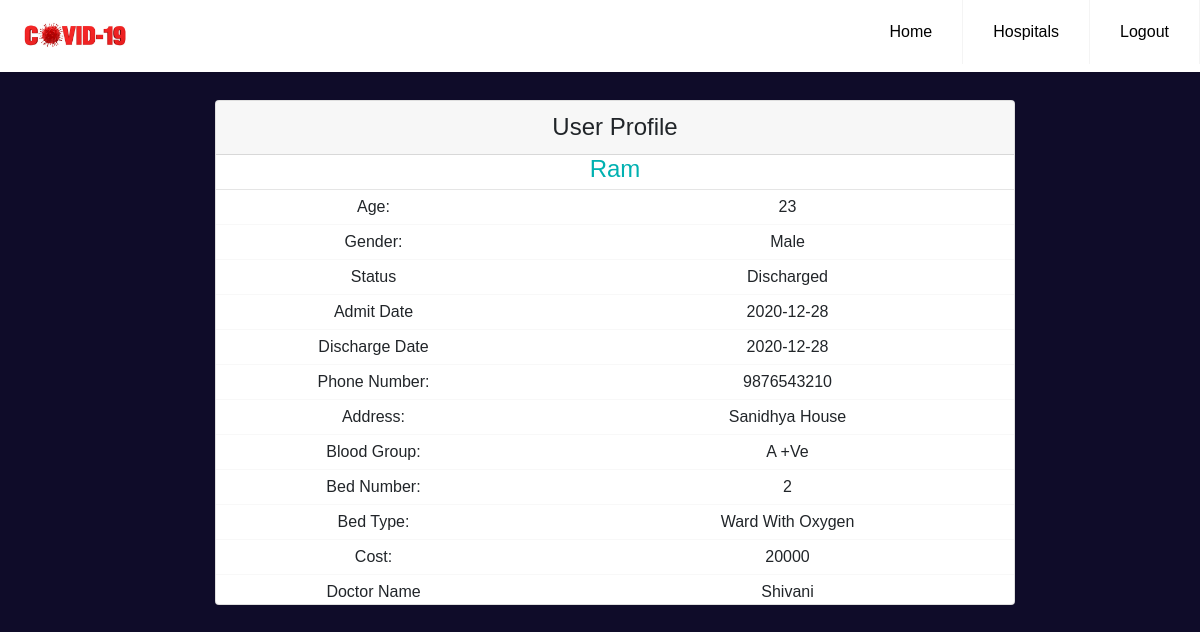
The app's page /patient/1, older data.
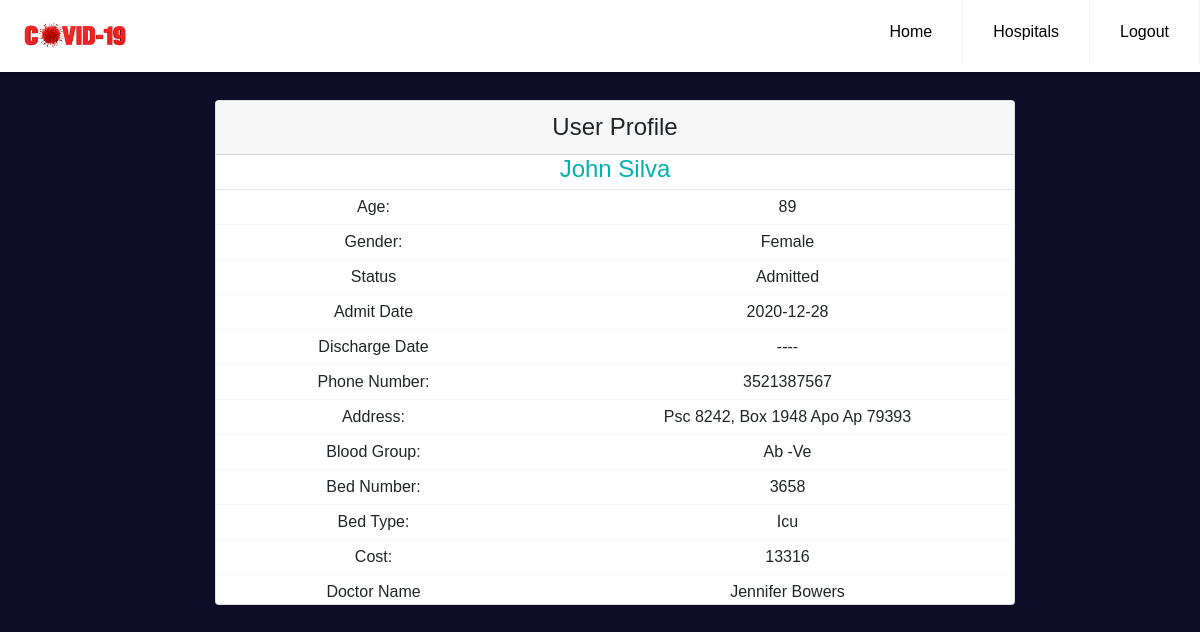
The same page, newer data.
### models.py (models this page shows, shortened)
class Patient(db.Model):
    __tablename__ = "patient"
    id = db.Column(db.Integer, primary_key=True)
    name = db.Column(db.String(100), nullable=False)
    age = db.Column(db.Integer, nullable=False)
    gender = db.Column(db.String(10), nullable=False)
    status = db.Column(db.String(10), nullable=False)
    admit_date = db.Column(db.DateTime, nullable=False, default=datetime.utcnow)
    discharge_date = db.Column(db.DateTime, nullable=True)
    phone = db.Column(db.Integer, nullable=False)
    address = db.Column(db.Text, nullable=False)
    blood_group = db.Column(db.String(20), nullable=False)
    bed_id = db.Column(db.Integer, db.ForeignKey('bed.id', ondelete='CASCADE'), nullable=False)
    doctor_id = db.Column(db.Integer, db.ForeignKey('doctor.id'), nullable=False)

class Bed(db.Model):
    __tablename__ = "bed"
    id = db.Column(db.Integer, primary_key=True)
    bed_number = db.Column(db.Integer, nullable=False)
    bed_type = db.Column(db.String(100), nullable=False)
    cost = db.Column(db.Integer, nullable=False)
    hospital_id = db.Column(db.Integer, db.ForeignKey('hospital.id', ondelete='CASCADE'), nullable=False)
    patients = db.relationship('Patient', backref='bed', lazy=True)

class Doctor(db.Model):
    __tablename__ = "doctor"
    id = db.Column(db.Integer, primary_key=True)
    name = db.Column(db.String(10), nullable=False)
    age = db.Column(db.String(10), nullable=False)
    gender = db.Column(db.String(10), nullable=False)
    hospital_id = db.Column(db.Integer, db.ForeignKey('hospital.id'))
    patients = db.relationship('Patient', backref='doctor', lazy=True)

### app.py (the view)
@login_required
@app.route('/patient/<int:patient_id>')
def patient_profile(patient_id):
    patient = Patient.query.get_or_404(patient_id)
    return render_template('patient_profile.html' , patient=patient)

### templates/patient_profile.html (shortened to what this page needs)
{% extends 'base.html' %}
{% block navbar %}
<li><a href="{{ url_for('hospital') }}">Hospitals</a></li>
<li><a href="{{ url_for('logout') }}">Logout</a></li>
{% endblock navbar %}
{% block content %}
<div class="profile__header">
    <div class="container profile__container">
        <div class="card">
            <div class="card-header">  <h4 >User Profile</h4></div>
                <div class="title">
                    <h4 style="color:#00b1b1;">{{ patient.name.title() }} </h4>
                </div>
                <hr style="margin:5px 0 5px 0;">
                  <div class="row">
                        <div class="col-sm-5 col-xs-6 tital">Age:</div>
                        <div class="col-sm-7 col-xs-6">{{ patient.age }}</div>
                  </div>
                  <div class="bot-border"></div>
                  <div class="row">
                    <div class="col-sm-5 col-xs-6 tital">Gender:</div>
                    <div class="col-sm-7">{{ patient.gender.title() }}</div>
                </div>
                <div class="bot-border"></div>
                <div class="row">
                    <div class="col-sm-5 col-xs-6 tital">Status</div>
                    <div class="col-sm-7">{{ patient.status.title() }}</div>
                </div>
                <div class="bot-border"></div>
                <div class="row">
                    <div class="col-sm-5 col-xs-6 tital">Admit Date</div>
                    <div class="col-sm-7">{{ patient.admit_date.strftime('%Y-%m-%d') }}</div>
                </div>
                <div class="bot-border"></div>
                <div class="row">
                    <div class="col-sm-5 col-xs-6 tital">Discharge Date</div>
                    {% if patient.discharge_date %}
                        <div class="col-sm-7">{{ patient.discharge_date.strftime('%Y-%m-%d') }}</div>
                    {% else %}
                        <div class="col-sm-7">----</div>
                    {% endif %}
                </div>
                <div class="bot-border"></div>
                <div class="row">
                    <div class="col-sm-5 col-xs-6 tital">Phone Number:</div>
                    <div class="col-sm-7">{{ patient.phone }}</div>
                </div>
                <div class="bot-border"></div>
                <div class="row">
                    <div class="col-sm-5 col-xs-6 tital">Address:</div>
                    <div class="col-sm-7">{{ patient.address.title() }}</div>
                </div>
                <div class="bot-border"></div>
                <div class="row">
                    <div class="col-sm-5 col-xs-6 tital">Blood Group:</div>
                    <div class="col-sm-7">{{ patient.blood_group.title() }}</div>
                </div>
                <div class="bot-border"></div>
                <div class="row">
                    <div class="col-sm-5 col-xs-6 tital">Bed Number:</div>
                    <div class="col-sm-7">{{ patient.bed.bed_number }}</div>
                </div>
                <div class="bot-border"></div>
                <div class="row">
                    <div class="col-sm-5 col-xs-6 tital">Bed Type:</div>
                    <div class="col-sm-7">{{ patient.bed.bed_type.title() }}</div>
                </div>
                <div class="bot-border"></div>
                <div class="row">
                    <div class="col-sm-5 col-xs-6 tital">Cost:</div>
                    <div class="col-sm-7">{{ patient.bed.cost }}</div>
                </div>
                <div class="bot-border"></div>
                <div class="row">
                    <div class="col-sm-5 col-xs-6 tital">Doctor Name</div>
                    <div class="col-sm-7">{{ patient.doctor.name.title() }}</div>
                </div>
            </div>
    </div>
</div>
{% endblock content %}

### templates/base.html (shortened to what this page needs)
<!DOCTYPE html>
<html>
<head>
	<link rel="stylesheet" type="text/css" href="{{ url_for('static', filename='css/home.css') }}">
	<link rel="stylesheet" href="https://stackpath.bootstrapcdn.com/bootstrap/4.3.1/css/bootstrap.min.css">
	<link href="https://unpkg.com/aos@2.3.1/dist/aos.css" rel="stylesheet">
	<link rel="stylesheet" href="https://cdnjs.cloudflare.com/ajax/libs/select2/4.0.13/css/select2.min.css" />
	<link rel="stylesheet" type="text/css" href="{{ url_for('static', filename='css/patient_add.css') }}">
	<link href="{{ url_for('static', filename='css/main.css') }}" rel="stylesheet" media="all">
	<link rel="stylesheet" href="https://stackpath.bootstrapcdn.com/font-awesome/4.7.0/css/font-awesome.min.css">
</head>
<body>
<div class="navbar__main">
	<header class="header">
	<a href="{{ url_for('home') }}"><img src="{{ url_for('static', filename='img/logo.jpg') }}" class="logo"></a>
	  <ul class="menu">
		<li><a href="{{ url_for('home') }}">Home</a></li>
          {% block navbar %}
          {% endblock %}
	  </ul>
	</header>
</div>
{% block content %}
{% endblock %}
</body>
</html>

### static/css/home.css (style rules this page uses)
* { box-sizing: border-box; padding: 0; margin: 0; font-family: Verdana, Geneva, Tahoma, sans-serif; }
.navbar__main a { color: #000; }
.navbar__main .header { background-color: #fff; box-shadow: 1px 1px 4px 0 rgba(0,0,0,.1); position: fixed; width: 100%; z-index: 3; }
.navbar__main .header ul { margin: 0; padding: 0; list-style: none; overflow: hidden; background-color: #fff; }
.navbar__main .header li a { display: block; padding: 20px 20px; border-right: 1px solid #f4f4f4; text-decoration: none; }
.navbar__main .header .logo { display: block; float: left; font-size: 2em; padding: 10px 20px; text-decoration: none; }
.navbar__main .header .menu { clear: both; max-height: 0; transition: max-height .2s ease-out; }
@media (min-width: 1000px) { .navbar__main .header li { float: left; } }
@media (min-width: 1000px) { .navbar__main .header li a { padding: 20px 30px; } }
@media (min-width: 1000px) { .navbar__main .header .menu { clear: none; float: right; max-height: none; } }
.logo { height: 75%; width: 150px; }
body { width:100%; background: #0f0c29 !important; background: -webkit-linear-gradient(to right, #24243e, #302b63, #0f0c29); background: linear-gradient(to right, #24243e, #302b63, #0f0c29); }
.profile__header .tital { font-size:16px; font-weight:500; }
.profile__header .bot-border { border-bottom:1px #f8f8f8 solid; margin:5px 0 5px 0 }
.profile__header .title { text-align: center; }
.profile__header .card-header { text-align: center; }
.profile__header .card { text-align: center; }
.profile__header .profile__container { width: 830px; position: absolute; margin-top:100px; margin-bottom: 50px; margin-left: 200px; }

### static/css/patient_add.css (style rules this page uses)
.patient_form h1,h2,h3,h4,h5,h6 { margin: 0px; }

### static/css/main.css (style rules this page uses)
.wrapper__main body, h1, h2, h3, h4, h5, h6, blockquote, p, pre, dl, dd, ol, ul, figure, hr, fieldset, legend { margin: 0; padding: 0; }
.wrapper__main h1, h2, h3, h4, h5, h6 { font-weight: 400; }

Row changes from the older to the newer data that the page shows:
no longer on this page (row edited): Doctor: doctor.name "Shivani"
changed Patient: name "Ram" → "John Silva"; age "23" → "89"; gender "Male" → "Female"; status "Discharged" → "Admitted"; phone "9876543210" → "3521387567"; address "Sanidhya House" → "Psc 8242, Box 1948 Apo Ap 79393"; blood_group "A +Ve" → "Ab -Ve"; discharge_date "2020-12-28" → (not shown)
changed Bed: bed.bed_number "2" → "3658"; bed.bed_type "Ward With Oxygen" → "Icu"; bed.cost "20000" → "13316"
now on this page (row edited): Doctor: doctor.name "Jennifer Bowers"
